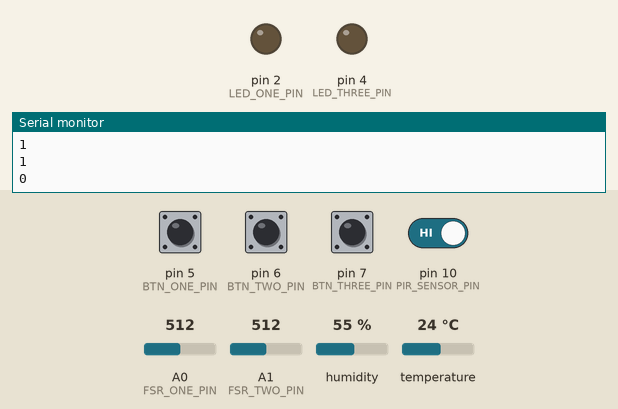
This sketch was run on a simulated Arduino Uno, built with avr-gcc and run on an emulated ATmega328P. Shown: output pins drawn as LEDs (lit = HIGH), the last lines printed to the serial monitor. Inputs (shaded band) come from the test bench; at power-on: pin 5 (BTN_ONE_PIN), pin 6 (BTN_TWO_PIN), pin 7 (BTN_THREE_PIN), pin 10 (PIR_SENSOR_PIN) HIGH, A0 (FSR_ONE_PIN) = 512, A1 (FSR_TWO_PIN) = 512, humidity 55 %, temperature 24 °C.

Above: at 1.2 s.
1.3 s: pin 6 (BTN_TWO_PIN) pulled LOW for 0.15 s
At 2.2 s:
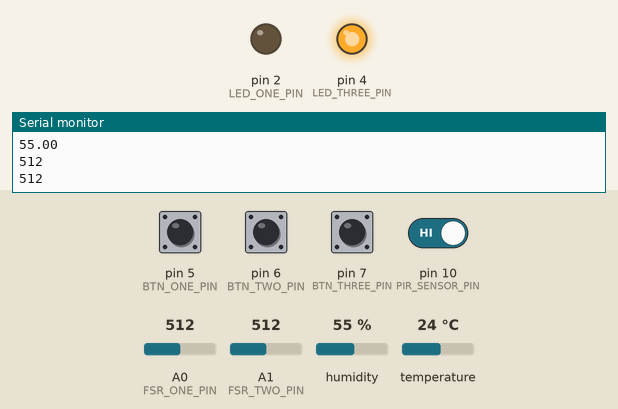
2.9 s: pin 5 (BTN_ONE_PIN) pulled LOW for 0.15 s
At 3.5 s:
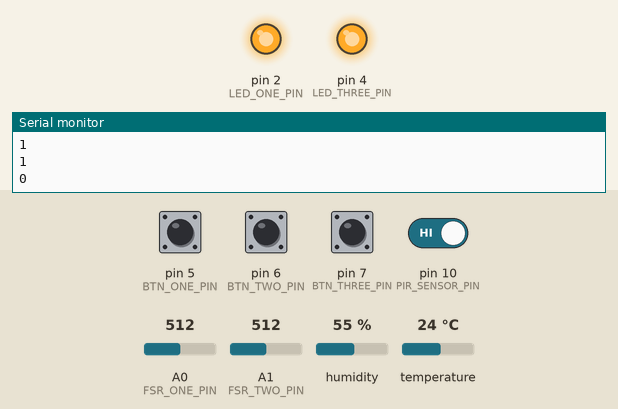
4.5 s: pin 7 (BTN_THREE_PIN) pulled LOW for 0.15 s
At 5.9 s:
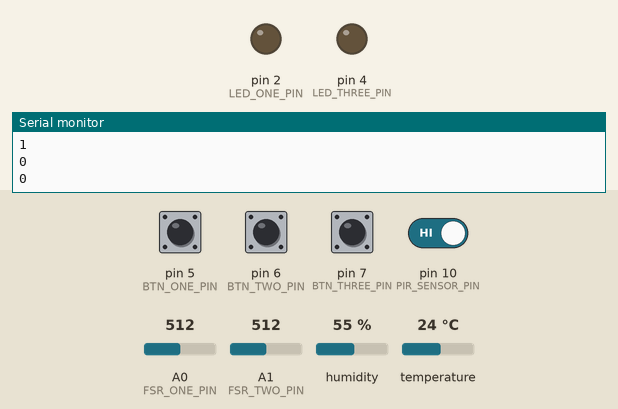
8.0 s: pin 6 (BTN_TWO_PIN) pulled LOW for 1 s
At 8.9 s:
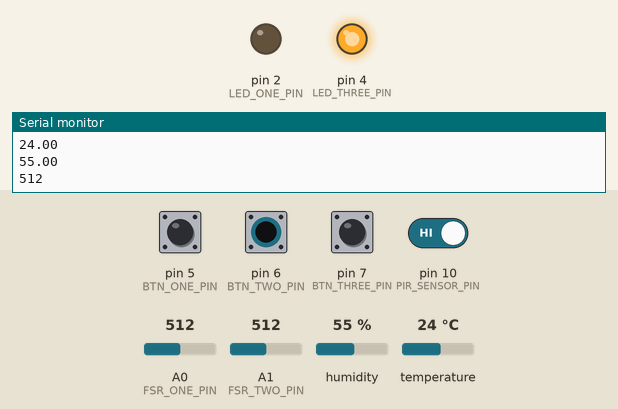
10.5 s: pin 5 (BTN_ONE_PIN) pulled LOW for 1 s
At 11.4 s:
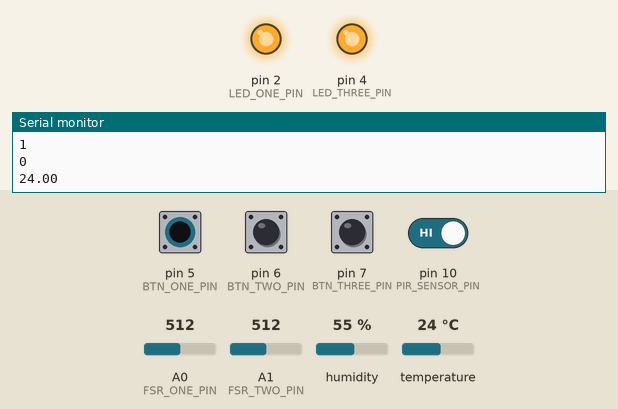
Timing chart, 0 to 13.5 s (numbered marks = the images above; inputs shaded):
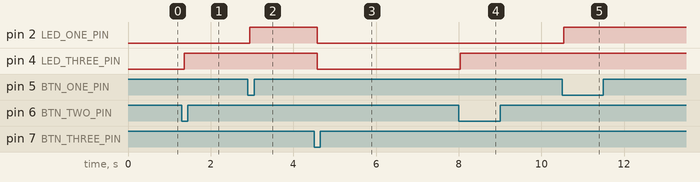

The sketch:

AlertSystem.ino
```cpp
/**
  APSC 200 Section 206 Group 02
  EMILY GIBBONS
  SHIYAN BOXER
  PUJIAN YANG
  JARED YEATES
  DAN JANG
*/
#include <DHT.h>
#include <DHT_U.h>


#define DHTTYPE DHT22
#define LED_ONE_PIN 2
#define LED_TWO_PIN 1 //LED pins on 2, 1, 4
#define LED_THREE_PIN 4
#define BTN_ONE_PIN 5 //buttons on pin 5, 6, 7
#define BTN_TWO_PIN 6
#define BTN_THREE_PIN 7
#define BUZZER_PIN 8 //buzzer on pin 8
#define DHT_SENSOR_PIN 9 // DHT
#define PIR_SENSOR_PIN 10 //pin for PIR

#define OBJECT_WEIGHT 600
#define TIME_LIMIT 100
#define TEMP_THRESHOLD 1
#define HUM_THRESHOLD 1

int FSR_ONE_PIN, FSR_TWO_PIN;
DHT dht(DHT_SENSOR_PIN, DHTTYPE);

void setup() {
  Serial.begin(9600);
  //  Serial.begin(57600);
  dht.begin();

  FSR_ONE_PIN = A0; //fsr on analog pins 0, 1
  FSR_TWO_PIN = A1;
  pinMode(BUZZER_PIN, OUTPUT);
  pinMode(LED_ONE_PIN, OUTPUT);
  pinMode(LED_TWO_PIN, OUTPUT);
  pinMode(LED_THREE_PIN, OUTPUT);
  pinMode(BTN_ONE_PIN, INPUT_PULLUP);
  pinMode(BTN_TWO_PIN, INPUT_PULLUP);
  pinMode(BTN_THREE_PIN, INPUT_PULLUP);
  pinMode(PIR_SENSOR_PIN, INPUT);
}

void loop() {
  int start = 0;
  int safe = 0;
  int timer_counter = 0;
  while (1)
  {
    int ignition = digitalRead(BTN_ONE_PIN);
    int rearDoor = digitalRead(BTN_TWO_PIN);
    int reset = digitalRead(BTN_THREE_PIN);

    int fsr_one = analogRead(FSR_ONE_PIN);
    int fsr_two = analogRead(FSR_TWO_PIN);
    int isMoving = digitalRead(PIR_SENSOR_PIN);
    float t = dht.readTemperature(); // Gets the values of the temperature
    float h = dht.readHumidity(); // Gets the values of the humidity

    Serial.println(t);
    Serial.println(h);
    Serial.println(fsr_one);
    Serial.println(fsr_two);
    if (ignition == LOW && safe && (fsr_one > OBJECT_WEIGHT || fsr_two > OBJECT_WEIGHT || isMoving))
    {
      start = 1;
      digitalWrite(LED_ONE_PIN, HIGH);
      Serial.println("ignition");
    }
    if (start && !safe) timer_counter++;
    Serial.println(timer_counter);
    if (timer_counter >= TIME_LIMIT && t > TEMP_THRESHOLD && h > HUM_THRESHOLD) {
      Serial.println("Alert");
      safe = 0;
      digitalWrite(LED_ONE_PIN, LOW);
      digitalWrite(LED_TWO_PIN, HIGH);
      tone(BUZZER_PIN, 440);
    } else if (t > TEMP_THRESHOLD && h > HUM_THRESHOLD) Serial.println("Good ");
    if (rearDoor == LOW) {
      digitalWrite(LED_ONE_PIN, LOW);
      digitalWrite(LED_THREE_PIN, HIGH);
      tone(BUZZER_PIN, 0);
      timer_counter = 0;
      safe = 1;
      start = 0;
      Serial.println("Safe");
    }
    Serial.println(ignition);
    Serial.println(rearDoor);
    Serial.println(reset);
    Serial.println(timer_counter);
    if (reset == LOW)break;
    delay(10);
  }

  digitalWrite(LED_ONE_PIN, LOW);
  digitalWrite(LED_TWO_PIN, LOW);
  digitalWrite(LED_THREE_PIN, LOW);
  tone(BUZZER_PIN, 0);
  delay(2000);
  Serial.println("Done.");
}
```

Measured:
- after the input at 1.3 s, pin 4 (LED_THREE_PIN): LOW → HIGH after 0.06 s
- after the input at 2.9 s, pin 2 (LED_ONE_PIN): LOW → HIGH after 0.05 s
- after the input at 4.5 s, pin 2 (LED_ONE_PIN), pin 4 (LED_THREE_PIN): HIGH → LOW after 0.08 s
- after the input at 8.0 s, pin 4 (LED_THREE_PIN): LOW → HIGH at once
- after the input at 10.5 s, pin 2 (LED_ONE_PIN): LOW → HIGH at once
